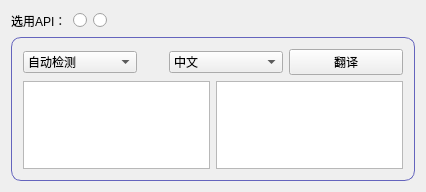
<?xml version="1.0" encoding="UTF-8"?>
<ui version="4.0">
 <class>MainWindow</class>
 <widget class="QMainWindow" name="MainWindow">
  <property name="geometry">
   <rect>
    <x>0</x>
    <y>0</y>
    <width>426</width>
    <height>192</height>
   </rect>
  </property>
  <property name="windowTitle">
   <string>THelper</string>
  </property>
  <widget class="QWidget" name="centralWidget">
   <layout class="QVBoxLayout" name="verticalLayout_2">
    <item>
     <layout class="QHBoxLayout" name="horizontalLayout_3">
      <item>
       <widget class="QLabel" name="label">
        <property name="text">
         <string>选用API：</string>
        </property>
       </widget>
      </item>
      <item>
       <widget class="QRadioButton" name="radioButton_BaiduAPI">
        <property name="minimumSize">
         <size>
          <width>0</width>
          <height>0</height>
         </size>
        </property>
        <property name="styleSheet">
         <string notr="true"/>
        </property>
        <property name="inputMethodHints">
         <set>Qt::ImhNone</set>
        </property>
        <property name="text">
         <string/>
        </property>
        <property name="icon">
         <iconset resource="image.qrc">
          <normaloff>:/Baidu_ico.svg</normaloff>:/Baidu_ico.svg</iconset>
        </property>
       </widget>
      </item>
      <item>
       <widget class="QRadioButton" name="radioButton_TencentAPI">
        <property name="minimumSize">
         <size>
          <width>0</width>
          <height>0</height>
         </size>
        </property>
        <property name="styleSheet">
         <string notr="true"/>
        </property>
        <property name="text">
         <string/>
        </property>
        <property name="icon">
         <iconset resource="image.qrc">
          <normaloff>:/Tencent_ico.svg</normaloff>:/Tencent_ico.svg</iconset>
        </property>
       </widget>
      </item>
      <item>
       <spacer name="horizontalSpacer">
        <property name="orientation">
         <enum>Qt::Horizontal</enum>
        </property>
        <property name="sizeType">
         <enum>QSizePolicy::MinimumExpanding</enum>
        </property>
        <property name="sizeHint" stdset="0">
         <size>
          <width>40</width>
          <height>20</height>
         </size>
        </property>
       </spacer>
      </item>
     </layout>
    </item>
    <item>
     <widget class="QFrame" name="frame">
      <property name="styleSheet">
       <string notr="true">#frame{
border-radius:10px;
border:1px solid rgb(100, 100,189)
}</string>
      </property>
      <property name="frameShape">
       <enum>QFrame::StyledPanel</enum>
      </property>
      <property name="frameShadow">
       <enum>QFrame::Raised</enum>
      </property>
      <layout class="QVBoxLayout" name="verticalLayout">
       <item>
        <layout class="QHBoxLayout" name="horizontalLayout">
         <item>
          <widget class="QComboBox" name="comboBox_fromlanguage">
           <item>
            <property name="text">
             <string>自动检测</string>
            </property>
           </item>
           <item>
            <property name="text">
             <string>英语</string>
            </property>
           </item>
           <item>
            <property name="text">
             <string>中文</string>
            </property>
           </item>
           <item>
            <property name="text">
             <string>粤语</string>
            </property>
           </item>
          </widget>
         </item>
         <item>
          <widget class="QLabel" name="label_ico_convert">
           <property name="maximumSize">
            <size>
             <width>20</width>
             <height>16777215</height>
            </size>
           </property>
           <property name="styleSheet">
            <string notr="true">border-image: url(:/convert.svg);</string>
           </property>
           <property name="text">
            <string/>
           </property>
          </widget>
         </item>
         <item>
          <widget class="QComboBox" name="comboBox_tolanguage">
           <item>
            <property name="text">
             <string>中文</string>
            </property>
           </item>
           <item>
            <property name="text">
             <string>粤语</string>
            </property>
           </item>
           <item>
            <property name="text">
             <string>英语</string>
            </property>
           </item>
          </widget>
         </item>
         <item>
          <widget class="QPushButton" name="pushButton_translate">
           <property name="text">
            <string>翻译</string>
           </property>
          </widget>
         </item>
        </layout>
       </item>
       <item>
        <layout class="QHBoxLayout" name="horizontalLayout_2">
         <item>
          <widget class="QTextEdit" name="textEdit_intputtext">
           <property name="toolTip">
            <string>输入文字</string>
           </property>
          </widget>
         </item>
         <item>
          <widget class="QTextBrowser" name="textBrowser_outputtext"/>
         </item>
        </layout>
       </item>
      </layout>
     </widget>
    </item>
   </layout>
  </widget>
 </widget>
 <layoutdefault spacing="6" margin="11"/>
 <resources>
  <include location="image.qrc"/>
 </resources>
 <connections/>
</ui>
